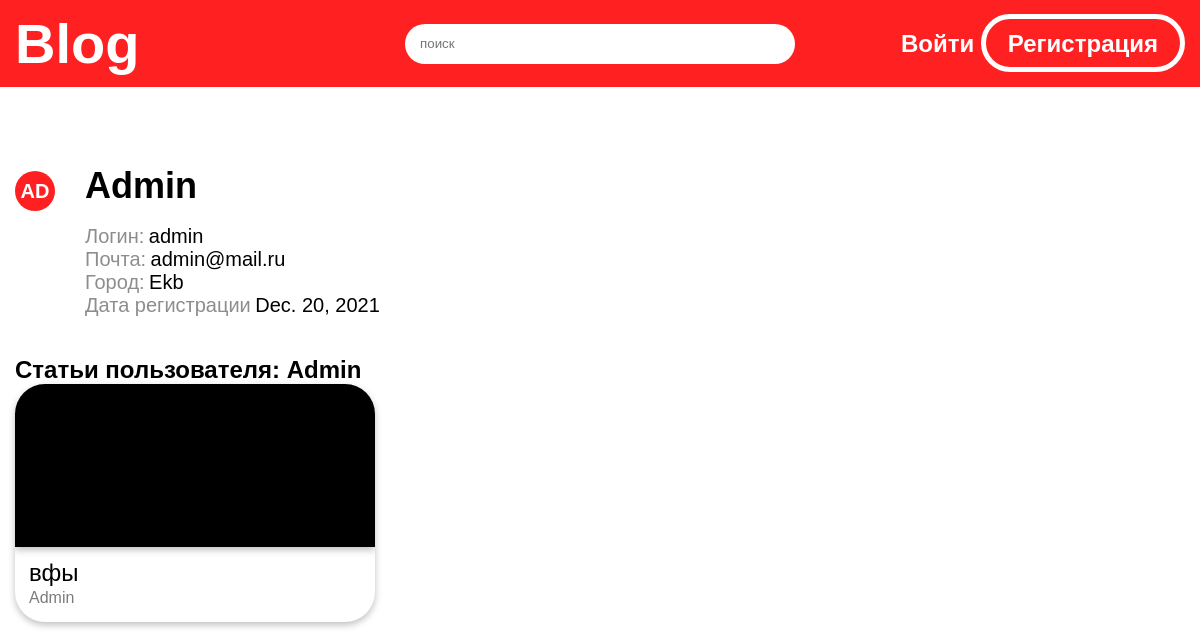
Page /user/1 on the committed database.
### kyrsah/models.py (models this page shows, shortened)
class User(AbstractBaseUser, PermissionsMixin):
    login = models.CharField(max_length=64, unique=True, null=False)
    password = models.CharField(max_length=512, null=False)
    name = models.CharField(max_length=32, null=False)
    email = models.CharField(max_length=128, null=False)
    city = models.CharField(max_length=32, null=True)
    haveBan = models.BooleanField(default=False)
    color = models.CharField(default="#ccc", max_length=16)
    dateRegistration = models.DateField(default=datetime.date.today())
    is_superuser = models.BooleanField(default=False)
    is_staff = models.BooleanField(default=False)
    USERNAME_FIELD = 'login'
    objects = CustomUserManager()

class Article(models.Model):
    title = To_lower_field(max_length=128, null=False)
    content = models.CharField(null=False, max_length=16384)
    haveBan = models.BooleanField(default=False)
    color = models.CharField(default="#ccc", max_length=16)
    countLikes = models.IntegerField(default=0)
    countDislikes = models.IntegerField(default=0)
    dateCreate = models.DateTimeField(default=datetime.datetime.now())
    idUser = models.ForeignKey(User, on_delete=models.CASCADE)

### kyrsah/views.py (the view)
# urls.py: path('user/<int:id>', Profile.as_view(), name='profile'),
class Profile(View):
    def get(self, request, id):
        user = User.objects.get(id=id)
        user_avatar = avaUser(user.name)
        articles = Article.objects.filter(idUser=id, haveBan=False).order_by('dateCreate')
        try:
            current_user = avaUser(request.user.name)
            full_current_user = request.user
        except:
            current_user = None
            full_current_user = None
        context = {
            'current_user': current_user,
            'full_current_user': full_current_user,
            'user': user,
            'user_avatar': user_avatar,
            'articles': articles
        }
        return render(request, 'profile.html', context=context)

### kyrsah/functions.py (called while the page is built)
def avaUser(name):
    return name[0:2].upper()

### kyrsah/templates/profile.html (shortened to what this page needs)
{% extends 'base.html' %}
{% load static %}
{% block headLinks %}
<link rel="stylesheet" href="{% static 'css/styleProfile.css' %}">
{% endblock %}
{% block body %}
<main>
        <div class="main-profile">
            <div class="avatar" style="background: {{ user.color }}">{{ user_avatar }}</div>
            <div class="profile-info">
                 <div class="line-profile">
                    <div class="name">{{ user.name }}</div>
                 </div>
                 <ul class="personal-data">
                    <li>
                        <span class="name-category">Логин:</span>
                        <span>{{ user.login }}</span>
                    </li>
                    <li>
                        <span class="name-category">Почта:</span>
                        <span>{{ user.email }}</span>
                    </li>
                    {% if user.city %}
                    <li>
                        <span class="name-category">Город:</span>
                        <span> {{ user.city }} </span>
                    </li>
                    {% endif %}
                    <li>
                        <span class="name-category">Дата регистрации</span>
                        <span>{{ user.dateRegistration }}</span>
                    </li>
                 </ul>
            </div>
        </div>
        <div>
            {% if full_current_user == user %}
                <h2>Мои статьи</h2>
            {% else %}
                <h2>Статьи пользователя: {{ user.name }}</h2>
            {% endif %}
            <div class="mine-article">
                {% for i in articles %}
                    <a href="{% url 'post_detail' i.id %}" class="article">
                        <div class="preview" style="background-color: {{ i.color }}"></div>
                        <div class="text-info">
                            <div class="article-title">
                                {{ i.title }}
                            </div>
                            <div class="article-author">
                                {{ i.idUser.name }}
                            </div>
                        </div>
                    </a>
                {% endfor %}
            </div>
        </div>
    </main>
{% endblock %}

### kyrsah/static/css/styleProfile.css (style rules this page uses)
main { width: 1530px; margin-top: 84px; display: flex; flex-direction: column; row-gap: 39px; }
.main-profile { display: flex; column-gap: 30px; }
.avatar { width: 230px; height: 230px; display: inline-flex; align-items: center; justify-content: center; background-color: #C4C4C4; border-radius: 50%; font-size: 65px; color: #fff; }
.profile-info { display: flex; flex-direction: column; row-gap: 24px; }
.line-profile { display: flex; align-items: center; max-height: 30px; column-gap: 12px; }
.name { font-weight: 600; font-size: 36px; }
.personal-data { padding: 0; margin: 0; list-style-type: none; }
.personal-data span { font-size: 20px; }
.name-category { font-weight: 500; font-size: 20px; color: #8D8D8D; }
.article { width: 360px; min-height: 238px; display: flex; flex-direction: column; text-decoration: none; }
.preview, .text-info { position: relative; width: 100%; }
.preview { min-height: 163px; border-radius: 30px 30px 0 0; background-color: #C4C4C4; box-shadow: 0px 3px 7px rgba(0, 0, 0, 0.25); }
.text-info { min-height: 75px; display: flex; flex-direction: column; row-gap: 2px; box-sizing: border-box; padding-left: 14px; box-shadow: 0px 3px 7px rgba(0, 0, 0, 0.25); border-radius: 0 0 30px 30px; }
.article-title { margin-top: 12px; font-weight: 500; font-size: 24px; color: #000; }
.article-author { font-weight: 500; font-size: 16px; color: #7B7B7B; margin-bottom: 12px; }
.mine-article { display: flex; column-gap: 25px; }
@media (max-width: 1530px) { main { width: 100%; justify-content: space-around; box-sizing: border-box; padding: 0 15px 0 15px; } }

### kyrsah/static/css/baseStyle.css (style rules this page uses)
* { margin: 0; font-family: "Montserrat", sans-serif; }
body { display: flex; align-items: center; flex-direction: column; }
.avatar { width: 40px; height: 40px; display: inline-flex; align-items: center; justify-content: center; border-radius: 50%; background-color: #CACACA; color: white; font-size: 20px; font-weight: 600; text-decoration: none; }

### rows in the picture
User: name "Admin", login "admin", email "admin@mail.ru", city "Ekb", dateRegistration "Dec. 20, 2021"
Article: title "вфы", idUser.name "Admin"

### other values in the picture
{{ user_avatar }} "AD"
